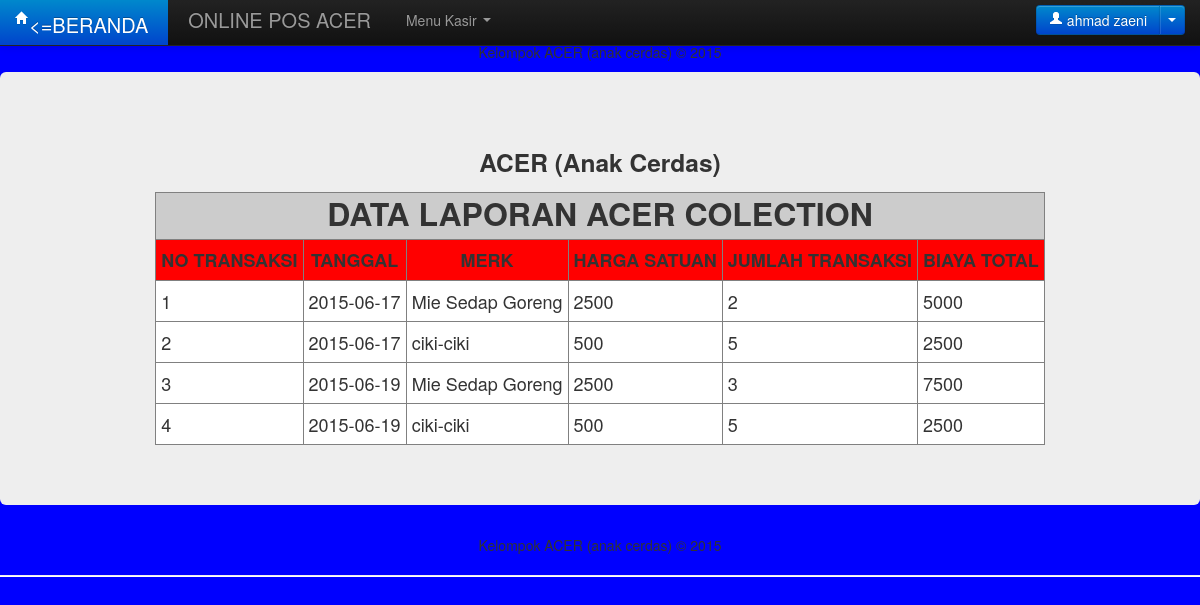
/laporan.php (signed in), run on the app's committed database.
### tables this page shows
CREATE TABLE IF NOT EXISTS `laporan` (
  `no` int(11) NOT NULL AUTO_INCREMENT,
  `tgl_transaksi` date DEFAULT NULL,
  `merk` varchar(50) DEFAULT NULL,
  `harga_satuan` int(11) DEFAULT NULL,
  `jumlah_transaksi` int(11) DEFAULT NULL,
  `total_harga` int(11) DEFAULT NULL,
  PRIMARY KEY (`no`)
);

### laporan.php (the view, shortened to what this page needs)
<!DOCTYPE html>
<html>
<head>
		<link href="css/bootstrap.css" rel="stylesheet">
		<link href="css/bootstrap-responsive.css" rel="stylesheet">
</head>
<body>
<div class="navbar navbar-inverse navbar-fixed-top">
			<div class="navbar-inner">
				<div class="container">
					<a class="brand btn-primary" href="home.php"><i class="icon icon-small icon-home icon-white"></i><=BERANDA</a>
					<a class="brand" href="#">    </a>
					<a class="brand" href="#">ONLINE POS ACER</a>
					<div class="nav-collapse collapse">
						<ul class="nav">
							<?php
								if ($_SESSION['level'] == "admin") {
									echo '
										<li class="dropdown">
											<a href="#" class="dropdown-toggle" data-toggle="dropdown">Menu Admin <b class="caret"></b></a>
											<ul class="dropdown-menu">
												<li><a href="data_anggota_acer.php">Daftar Pengguna</a></li>
												<li><a href="suplier_list.php">Data Suplier</a></li>
												<li><a href="produk_list.php">Data Produk</a></li>
												<li><a href="laporan.php">Laporan Transaksi</a></li>
											</ul>
										</li>
									';
								}else if($_SESSION['level'] == "kasir") {
									echo '
										<li class="dropdown">
											<a href="#" class="dropdown-toggle" data-toggle="dropdown">Menu Kasir <b class="caret"></b></a>
											<ul class="dropdown-menu">
												<li><a href="produk_kasir.php">Transaksi Penjualan</a></li>
												<li><a href="data_anggota_acer_kasir.php">Daftar Pengguna</a></li>
												<li><a href="laporan.php">Laporan</a></li>
											</ul>
										</li>
									';
								}
							?>
						</ul>
						<div class="btn-group navbar-form pull-right">
							<a class="btn btn-primary" href="#"><i class="icon-user icon-white"></i> <?php echo $_SESSION['nama']; ?></a>
							<a class="btn btn-primary dropdown-toggle" data-toggle="dropdown" href="#"><span class="caret"></span></a>
						</div>
					</div>
				</div>
			</div>
		</div>
      <footer>
        <center><p>Kelompok ACER (anak cerdas) &copy; 2015</p></center>
      </footer>
	<div class="hero-unit">
<center><h3>ACER (Anak Cerdas)</h3>
<table cellpadding="5" cellspacing="0" border="1">
	<tr bgcolor="#cccccc">
	<th colspan="6"><font size="6">DATA LAPORAN ACER COLECTION</font></th>
	</tr>
<tr bgcolor="red">
	<th>NO TRANSAKSI</th>
	<th>TANGGAL</th>
	<th>MERK</th>
	<th>HARGA SATUAN</th>
	<th>JUMLAH TRANSAKSI</th>
	<th>BIAYA TOTAL</th>
	</tr>
	</center>
	<?php
	include('koneksi.php');
	$query = "SELECT * FROM laporan";
	$result = mysqli_query($koneksi, $query);
	while ($row = mysqli_fetch_array($result, MYSQL_ASSOC)) {
		extract($row);
		?>
		<tr bgcolor="#ffffff">
			<td><?php echo $no ?></td>
			<td><?php echo $tgl_transaksi ?></td>
			<td><?php echo $merk ?></td>
			<td><?php echo $harga_satuan ?></td>
			<td><?php echo $jumlah_transaksi ?></td>
			<td><?php echo $total_harga ?></td>
			</tr>
		<?php
	}
	?>
</div>
<footer>
        <center><p>Kelompok ACER (anak cerdas) &copy; 2015</p></center>
      </footer>
	<hr>
</body>
</html>

### laporan.php (style rules this page uses)
body { background-color: blue; }

### data on the page
laporan: no "1", tgl_transaksi "2015-06-17", merk "Mie Sedap Goreng", harga_satuan "2500", jumlah_transaksi "2", total_harga "5000"
laporan: no "2", tgl_transaksi "2015-06-17", merk "ciki-ciki", harga_satuan "500", jumlah_transaksi "5", total_harga "2500"
laporan: no "3", tgl_transaksi "2015-06-19", merk "Mie Sedap Goreng", harga_satuan "2500", jumlah_transaksi "3", total_harga "7500"
laporan: no "4", tgl_transaksi "2015-06-19", merk "ciki-ciki", harga_satuan "500", jumlah_transaksi "5", total_harga "2500"

### other printed values
$_SESSION['nama'] "ahmad zaeni"
